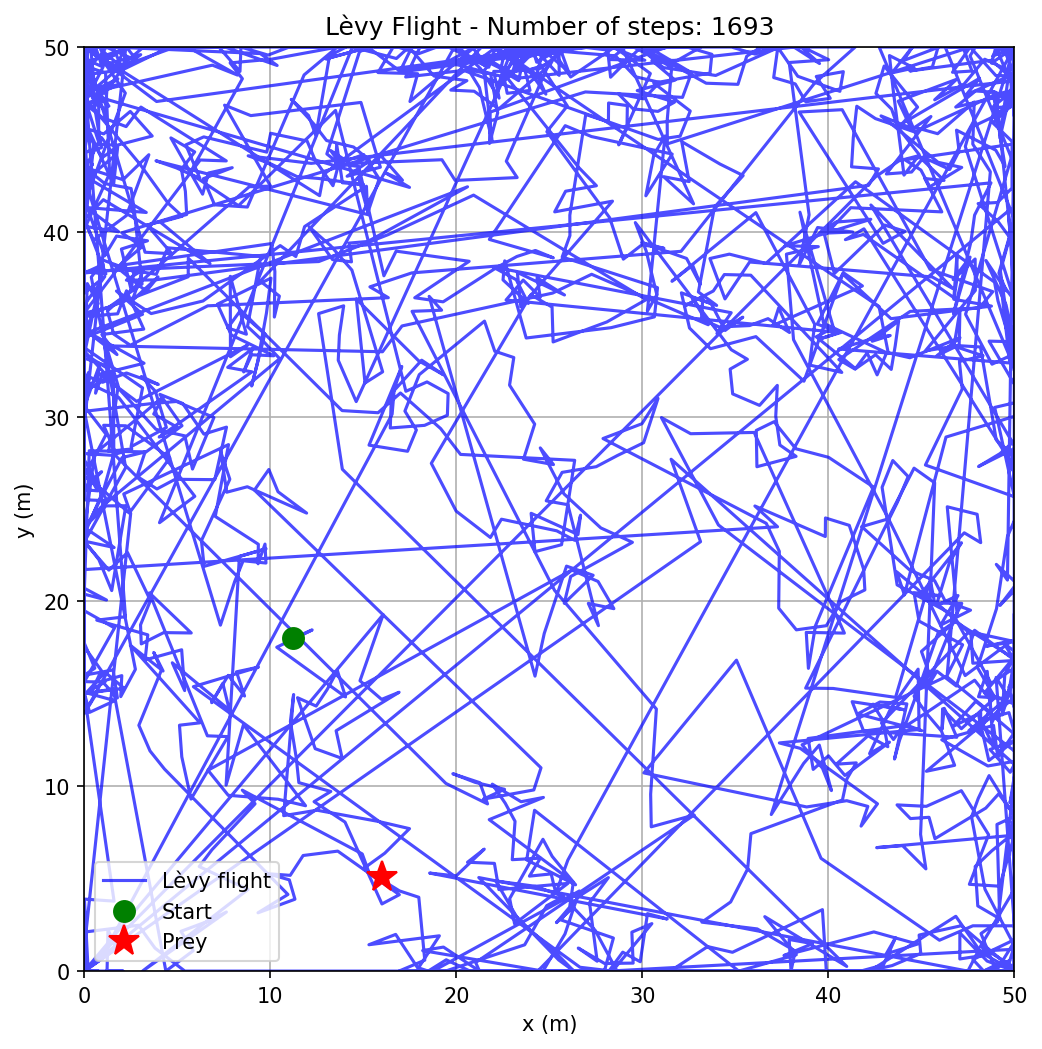

Reproduce this figure in Python.
import numpy as np
import matplotlib.pyplot as plt

L=50
N_pasos=100000
alpha_0=2.0
alpha_f=2.2
delta_alpha=0.025
l_min=1.0 #necesario para normalizar la power law
suma=0

promedios = []
alphas = []


np.random.seed(832)

#----------- FUNCION LEVY (POWER LAW) -----------
def power_law_step(alpha, l_min):
    u=np.random.uniform(0, 1)
    return l_min*(1-u)**(-1/(alpha-1))

for alpha in np.arange(alpha_0,alpha_f,delta_alpha):
    suma=0
    for i in range(N_pasos):

        x0 = np.random.uniform(0, L)
        y0 = np.random.uniform(0, L)


        x_prey = np.random.uniform(0, L)
        y_prey = np.random.uniform(0, L)


        x, y = x0, y0

        distance_square = (x - x_prey)**2 + (y - y_prey)**2

        inv_exp = -1/(alpha - 1)   # calcular fuera del while

        while distance_square > 1:

            # Dirección aleatoria uniforme
            dx, dy = np.random.normal(size=2)
            norm = (dx*dx + dy*dy)**0.5
            dx /= norm
            dy /= norm

            # Paso power-law (inline)
            u = np.random.rand()
            step_length = l_min * (1 - u)**inv_exp

            x += step_length * dx
            y += step_length * dy

            # Clip manual rápido
            if x < 0: x = 0
            elif x > L: x = L

            if y < 0: y = 0
            elif y > L: y = L

            dxp = x - x_prey
            dyp = y - y_prey
            distance_square = dxp*dxp + dyp*dyp

            suma += 1
        if i%100==0:
            print(f"Paso {i} - Distance to prey: {np.sqrt(distance_square):.2f} - Steps so far: {suma}")
    print(f"Alpha {alpha}")
 
    promedio=(suma-1)/N_pasos
    alphas.append(alpha)
    promedios.append(promedio)

#AQUÍ HACE UNO FUERA DE SIMULACIÓN PARA PLOTEARLO
#==========================================================================================
x, y = x0, y0
distance_square = (x - x_prey)**2 + (y - y_prey)**2

positions = [(x, y)]

while distance_square > 1:
    angle = np.random.uniform(0, 2*np.pi)
    step_length = power_law_step(alpha, l_min)

    x += step_length * np.cos(angle)
    y += step_length * np.sin(angle)

    x = np.clip(x, 0, L)
    y = np.clip(y, 0, L)

    distance_square = (x - x_prey)**2 + (y - y_prey)**2
    positions.append((x, y))

positions = np.array(positions)
print(f"Number of steps: {len(positions) - 1}")

plt.figure(figsize=(8, 8))
plt.plot(positions[:, 0], positions[:, 1], 'b-', alpha=0.7, label='Lèvy flight')
plt.plot(x0, y0, 'go', markersize=10, label='Start')
plt.plot(x_prey, y_prey, 'r*', markersize=15, label='Prey')
plt.xlim(0, L)
plt.ylim(0, L)
plt.legend()
plt.grid(True)
plt.xlabel('x (m)')
plt.ylabel('y (m)')
plt.title(f"Lèvy Flight - Number of steps: {len(positions) - 1}")
plt.savefig(f'Levy/Levy.png', dpi=150, bbox_inches='tight')
plt.show()
#===========================================================================================================

plt.figure(figsize=(8, 6))
plt.plot(alphas, promedios, 'ro-', alpha=0.7)  
plt.xlabel('Alpha')
plt.ylabel('Average Number of Steps to Reach Prey')
plt.title(f'L = {L},N_pasos = {N_pasos}, alpha_range = {alpha_0}-{alpha_f}, Delta_alpha = {delta_alpha}')
plt.grid(True)
plt.savefig(f"Results/Levy/L{L}_Npasos{N_pasos}_alpharange{alpha_0}-{alpha_f}_deltaalpha{delta_alpha}.png", dpi=150, bbox_inches='tight')
plt.show()
